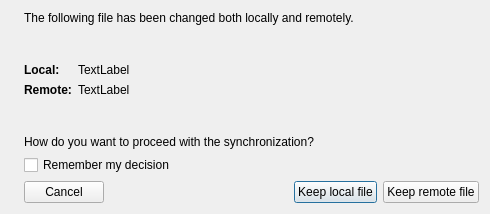
<?xml version="1.0" encoding="UTF-8"?>
<ui version="4.0">
 <class>WebdiskConflictDialog</class>
 <widget class="QDialog" name="WebdiskConflictDialog">
  <property name="geometry">
   <rect>
    <x>0</x>
    <y>0</y>
    <width>490</width>
    <height>214</height>
   </rect>
  </property>
  <property name="windowTitle">
   <string>Webdisk conflict</string>
  </property>
  <property name="windowIcon">
   <iconset resource="resource.qrc">
    <normaloff>:/icons/res/icons/conflict-ico.png</normaloff>:/icons/res/icons/conflict-ico.png</iconset>
  </property>
  <property name="locale">
   <locale language="English" country="UnitedStates"/>
  </property>
  <property name="modal">
   <bool>true</bool>
  </property>
  <layout class="QHBoxLayout" name="horizontalLayout_2">
   <item>
    <widget class="QLabel" name="label">
     <property name="pixmap">
      <pixmap resource="resource.qrc">:/icons/res/icons/conflict-ico.png</pixmap>
     </property>
     <property name="alignment">
      <set>Qt::AlignLeading|Qt::AlignLeft|Qt::AlignTop</set>
     </property>
    </widget>
   </item>
   <item>
    <layout class="QGridLayout" name="gridLayout">
     <item row="0" column="0" colspan="2">
      <widget class="QLabel" name="label_3">
       <property name="text">
        <string>The following file has been changed both locally and remotely.</string>
       </property>
      </widget>
     </item>
     <item row="2" column="0">
      <widget class="QLabel" name="label_4">
       <property name="sizePolicy">
        <sizepolicy hsizetype="Minimum" vsizetype="Minimum">
         <horstretch>0</horstretch>
         <verstretch>0</verstretch>
        </sizepolicy>
       </property>
       <property name="font">
        <font>
         <weight>75</weight>
         <bold>true</bold>
        </font>
       </property>
       <property name="text">
        <string>Local:</string>
       </property>
      </widget>
     </item>
     <item row="3" column="0">
      <widget class="QLabel" name="label_5">
       <property name="sizePolicy">
        <sizepolicy hsizetype="Minimum" vsizetype="Minimum">
         <horstretch>0</horstretch>
         <verstretch>0</verstretch>
        </sizepolicy>
       </property>
       <property name="font">
        <font>
         <weight>75</weight>
         <bold>true</bold>
        </font>
       </property>
       <property name="text">
        <string>Remote:</string>
       </property>
      </widget>
     </item>
     <item row="2" column="1">
      <widget class="QLabel" name="localFileLabel">
       <property name="sizePolicy">
        <sizepolicy hsizetype="Expanding" vsizetype="Preferred">
         <horstretch>0</horstretch>
         <verstretch>0</verstretch>
        </sizepolicy>
       </property>
       <property name="text">
        <string>TextLabel</string>
       </property>
      </widget>
     </item>
     <item row="3" column="1">
      <widget class="QLabel" name="remoteFileLabel">
       <property name="sizePolicy">
        <sizepolicy hsizetype="Expanding" vsizetype="Preferred">
         <horstretch>0</horstretch>
         <verstretch>0</verstretch>
        </sizepolicy>
       </property>
       <property name="text">
        <string>TextLabel</string>
       </property>
      </widget>
     </item>
     <item row="4" column="0" colspan="2">
      <spacer name="verticalSpacer">
       <property name="orientation">
        <enum>Qt::Vertical</enum>
       </property>
       <property name="sizeHint" stdset="0">
        <size>
         <width>20</width>
         <height>10</height>
        </size>
       </property>
      </spacer>
     </item>
     <item row="7" column="0" colspan="2">
      <layout class="QHBoxLayout" name="horizontalLayout">
       <item>
        <widget class="QPushButton" name="cancelButton">
         <property name="sizePolicy">
          <sizepolicy hsizetype="Preferred" vsizetype="Fixed">
           <horstretch>0</horstretch>
           <verstretch>0</verstretch>
          </sizepolicy>
         </property>
         <property name="text">
          <string>Cancel</string>
         </property>
         <property name="autoDefault">
          <bool>false</bool>
         </property>
        </widget>
       </item>
       <item>
        <spacer name="horizontalSpacer">
         <property name="orientation">
          <enum>Qt::Horizontal</enum>
         </property>
         <property name="sizeHint" stdset="0">
          <size>
           <width>40</width>
           <height>20</height>
          </size>
         </property>
        </spacer>
       </item>
       <item>
        <widget class="QPushButton" name="acceptLocalButton">
         <property name="sizePolicy">
          <sizepolicy hsizetype="Preferred" vsizetype="Fixed">
           <horstretch>0</horstretch>
           <verstretch>0</verstretch>
          </sizepolicy>
         </property>
         <property name="text">
          <string>Keep local file</string>
         </property>
         <property name="autoDefault">
          <bool>false</bool>
         </property>
         <property name="default">
          <bool>true</bool>
         </property>
        </widget>
       </item>
       <item>
        <widget class="QPushButton" name="acceptRemoteButton">
         <property name="sizePolicy">
          <sizepolicy hsizetype="Preferred" vsizetype="Fixed">
           <horstretch>0</horstretch>
           <verstretch>0</verstretch>
          </sizepolicy>
         </property>
         <property name="text">
          <string>Keep remote file</string>
         </property>
         <property name="autoDefault">
          <bool>false</bool>
         </property>
        </widget>
       </item>
      </layout>
     </item>
     <item row="1" column="0" colspan="2">
      <spacer name="verticalSpacer_2">
       <property name="orientation">
        <enum>Qt::Vertical</enum>
       </property>
       <property name="sizeHint" stdset="0">
        <size>
         <width>20</width>
         <height>10</height>
        </size>
       </property>
      </spacer>
     </item>
     <item row="5" column="0" colspan="2">
      <widget class="QLabel" name="label_6">
       <property name="text">
        <string>How do you want to proceed with the synchronization?</string>
       </property>
      </widget>
     </item>
     <item row="6" column="0" colspan="2">
      <widget class="QCheckBox" name="rememberCheckBox">
       <property name="text">
        <string>Remember my decision</string>
       </property>
      </widget>
     </item>
    </layout>
   </item>
  </layout>
 </widget>
 <tabstops>
  <tabstop>acceptLocalButton</tabstop>
  <tabstop>acceptRemoteButton</tabstop>
  <tabstop>cancelButton</tabstop>
  <tabstop>rememberCheckBox</tabstop>
 </tabstops>
 <resources>
  <include location="resource.qrc"/>
 </resources>
 <connections>
  <connection>
   <sender>cancelButton</sender>
   <signal>clicked()</signal>
   <receiver>WebdiskConflictDialog</receiver>
   <slot>reject()</slot>
   <hints>
    <hint type="sourcelabel">
     <x>74</x>
     <y>170</y>
    </hint>
    <hint type="destinationlabel">
     <x>75</x>
     <y>322</y>
    </hint>
   </hints>
  </connection>
  <connection>
   <sender>acceptLocalButton</sender>
   <signal>clicked()</signal>
   <receiver>WebdiskConflictDialog</receiver>
   <slot>acceptLocal()</slot>
   <hints>
    <hint type="sourcelabel">
     <x>337</x>
     <y>165</y>
    </hint>
    <hint type="destinationlabel">
     <x>337</x>
     <y>244</y>
    </hint>
   </hints>
  </connection>
  <connection>
   <sender>acceptRemoteButton</sender>
   <signal>clicked()</signal>
   <receiver>WebdiskConflictDialog</receiver>
   <slot>acceptRemote()</slot>
   <hints>
    <hint type="sourcelabel">
     <x>486</x>
     <y>171</y>
    </hint>
    <hint type="destinationlabel">
     <x>486</x>
     <y>282</y>
    </hint>
   </hints>
  </connection>
 </connections>
 <slots>
  <slot>acceptLocal()</slot>
  <slot>acceptRemote()</slot>
 </slots>
</ui>
